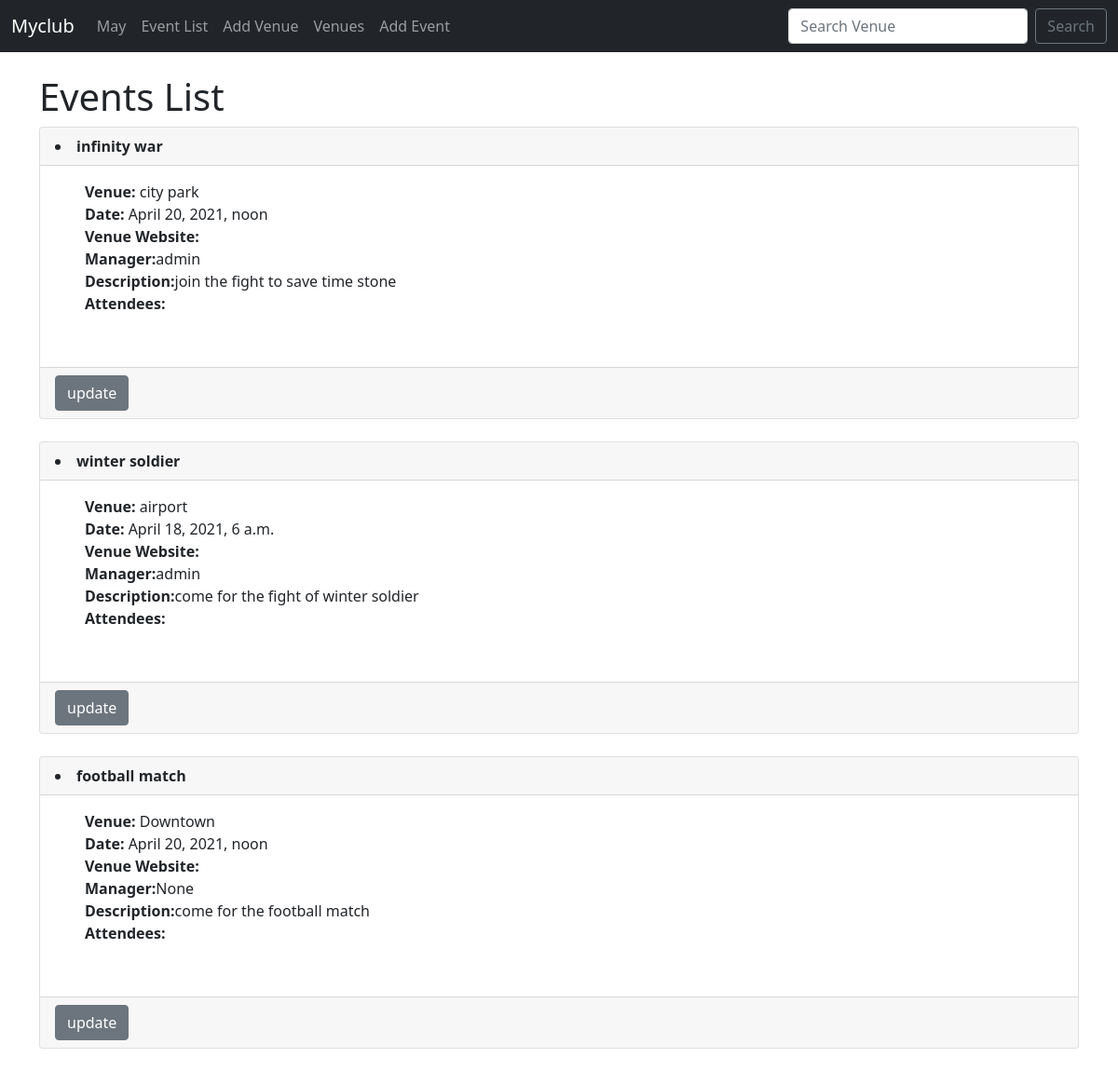
/events, run on an earlier commit of the app's database.
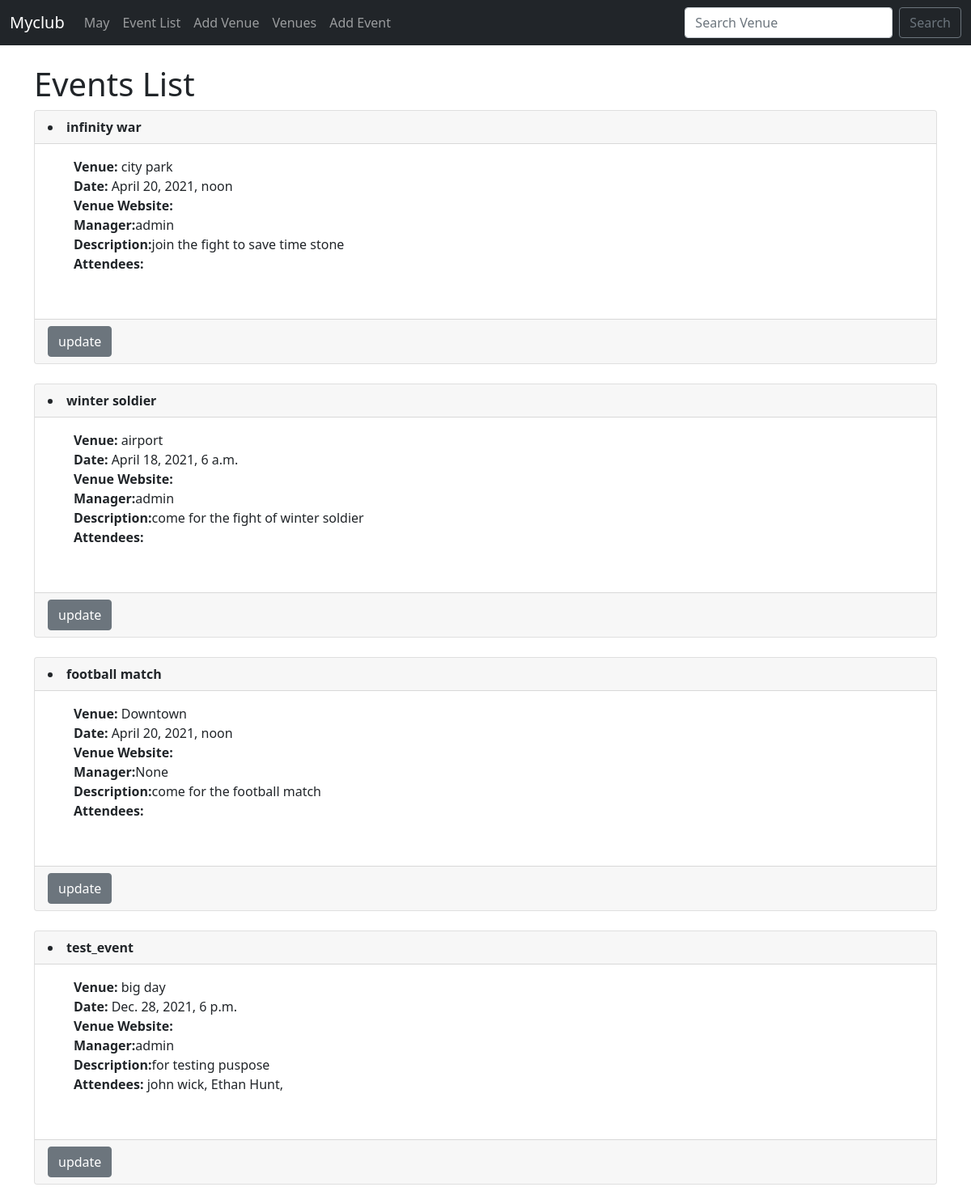
And on a later commit of the database.
### events/models.py (models this page shows)
class Event(models.Model):
    name = models.CharField('Event Name', max_length=120)
    event_date = models.DateTimeField('Event Date')
    venue = models.ForeignKey(Venue,blank=True,null=True,on_delete=models.CASCADE)
    manager = models.ForeignKey(User,blank=True,null=True,on_delete=models.SET_NULL)
    description = models.TextField(blank=True)
    attendees = models.ManyToManyField(MyclubUser,blank=True)
    def __str__(self):
        return self.name

class Venue(models.Model):
    name =models.CharField('Venue Name',max_length=120)
    address = models.CharField(max_length=300)
    zip_code = models.CharField('Zip Code',max_length=15)
    phone = models.CharField('Contact Phone',max_length=20,blank=True)
    web = models.URLField('Website Address',blank=True)
    email_adress = models.EmailField('Email Address',blank=True)
    def __str__(self):
        return self.name

class MyclubUser(models.Model):
    first_name = models.CharField(max_length=30)
    last_name = models.CharField(max_length=30)
    email = models.EmailField('User Email')
    def __str__(self):
        return self.first_name +' '+self.last_name

### events/views.py (the view)
# urls.py: path('events',views.all_events,name='events-list'),
def all_events(request):
    event_list=Event.objects.all()
    return render(request,'events/events_list.html',{'event_list':event_list})

### templates/events/events_list.html (shortened to what this page needs)
{% extends 'events/base.html' %}
{% block content %}
<h1>Events List</h1>
{% for event in event_list %}
<div class="card">
    <div class="card-header">
        <strong><li>{{  event }}</li></strong>
    </div>
    <div class="card-body">
      <ul>
        <strong>Venue:</strong> {{  event.venue }} <br>
        <strong>Date:</strong> {{   event.event_date }} <br>
        <strong>Venue Website:</strong> {{  event.web }} <br>
        <strong>Manager:</strong>{{  event.manager }} <br>
        <strong>Description:</strong>{{  event.description }} <br>
        <strong>Attendees:</strong>
        {% for user in event.attendees.all  %}
         {{ user  }},
            {% endfor %}
      </ul>
    <br>
    </div>
    <div class="card-footer text-muted">
      <a href="{% url 'update-event' event.id%}" class="btn btn-secondary">update</a>
    </div>
  </div>
  <br>
{% endfor %}
{% endblock %}

What changed in the data, as far as the page shows it:
added Event: name "test_event", venue "big day", event_date "Dec. 28, 2021, 6 p.m.", manager "admin", description "for testing puspose"
now on this page (row unchanged): MyclubUser: first_name+last_name "john wick"
now on this page (row unchanged): MyclubUser: first_name+last_name "Ethan Hunt"
